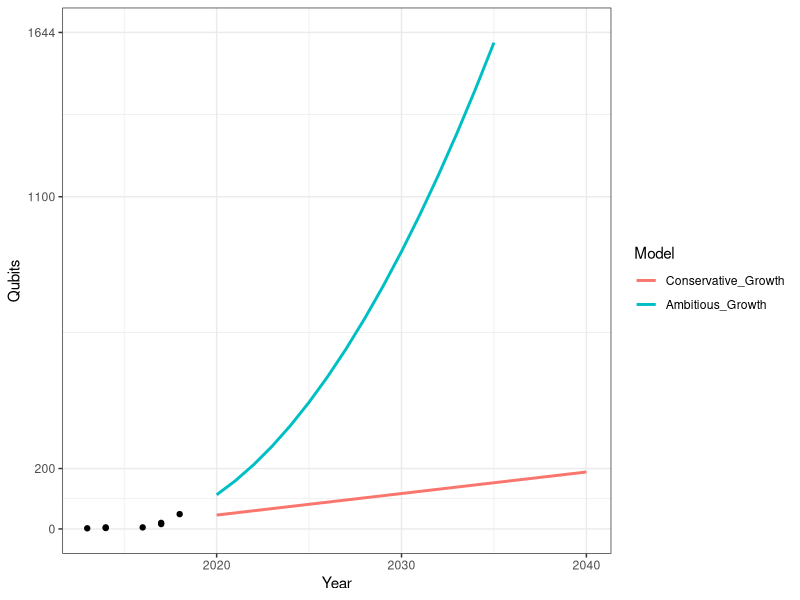
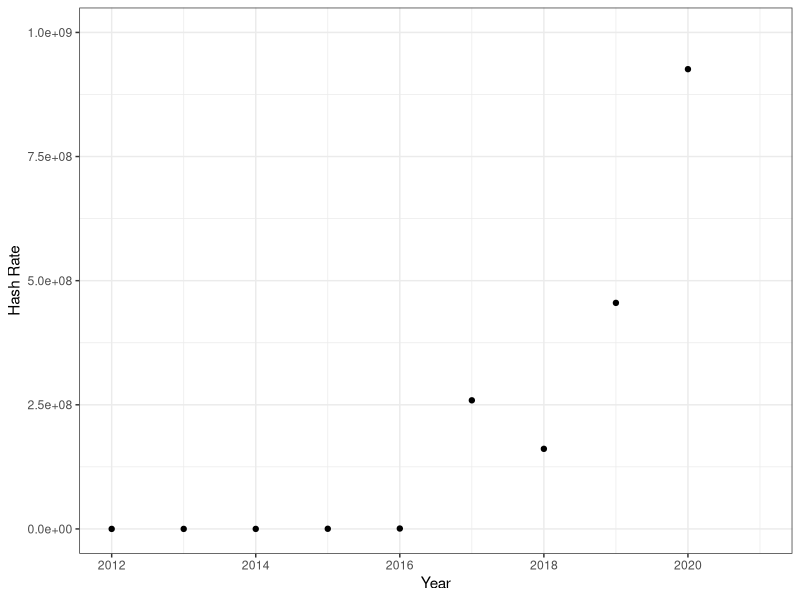

Here is the R script that generated these plots, in order:
## ---- chunk 1
x= c(2013,2014,2014,2016,2017,2017,2018)
y= c(2,5,3,5,16,20,49)
xy <- data.frame(x, y)

Conservative_Growth <- lm(y ~ x+ I(x), data = xy)
Ambitious_Growth <- lm(y ~ x + I(x^2), data = xy)

prd <- data.frame(x = seq(2020, 2040, by = 1))

result <- prd
result$Conservative_Growth <- predict(Conservative_Growth, newdata = prd)
result$Ambitious_Growth <- predict(Ambitious_Growth, newdata = prd)

library(reshape2)
library(ggplot2)

result <-  melt(result, id.vars = "x", variable.name = "Model",
                value.name = "Qubits")
ggplot(result, aes(x = x, y = Qubits)) +
  theme_bw() + 
  geom_point(data = xy, aes(x = x, y = y)) +
  geom_line(aes(colour = Model), size = 1) +
  xlim(2013, 2040) + 
  scale_y_continuous(limits=c(0, 1644), breaks=c(0, 200, 1100, 1644)) + labs(x = "Year")
## ---- chunk 2
x2= c(2012,2013,2014,2015,2016,2017,2018,2019,2020)
y2= c(8.5,21.03,10440,272740,769424,259000000,161280000,455260000,926020000)
xy2 <- data.frame(x2, y2)

ggplot(xy2, aes(x = x2, y = y2)) +
  theme_bw() + 
  geom_point(data = xy2, aes(x = x2, y = y2)) +
  xlim(2012, 2021)  +
  scale_y_continuous(limits=c(0, 1000000000)) + 
                       labs(x = "Year", y ="Hash Rate")
